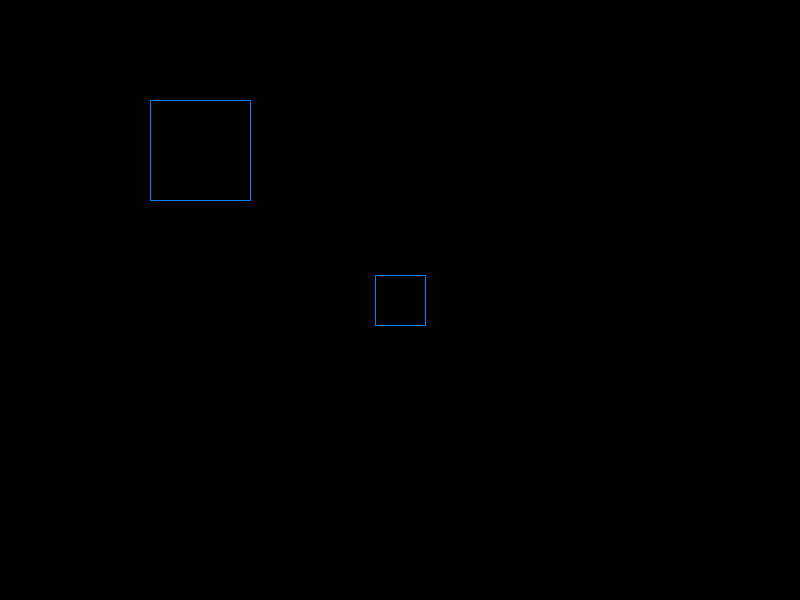
Frame 1 (no input)
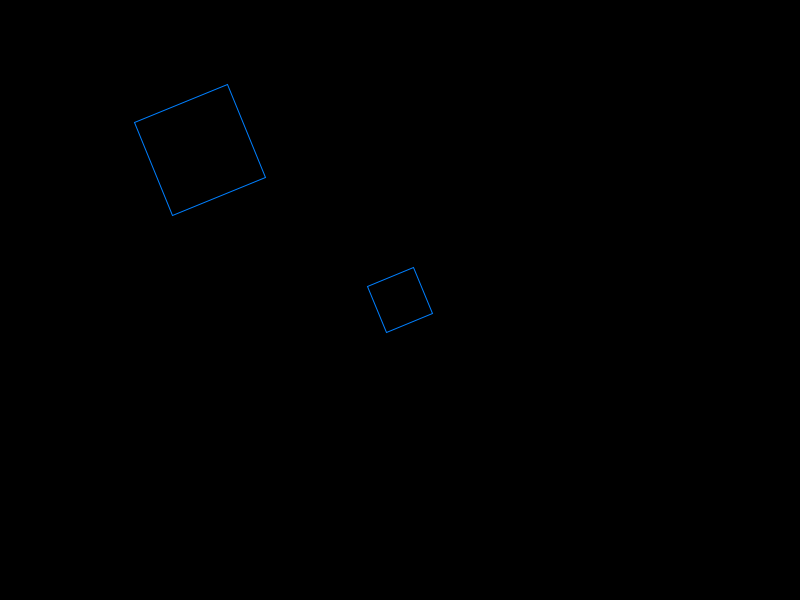
Frame 60 (the mouse pressed at the canvas centre just before this capture)
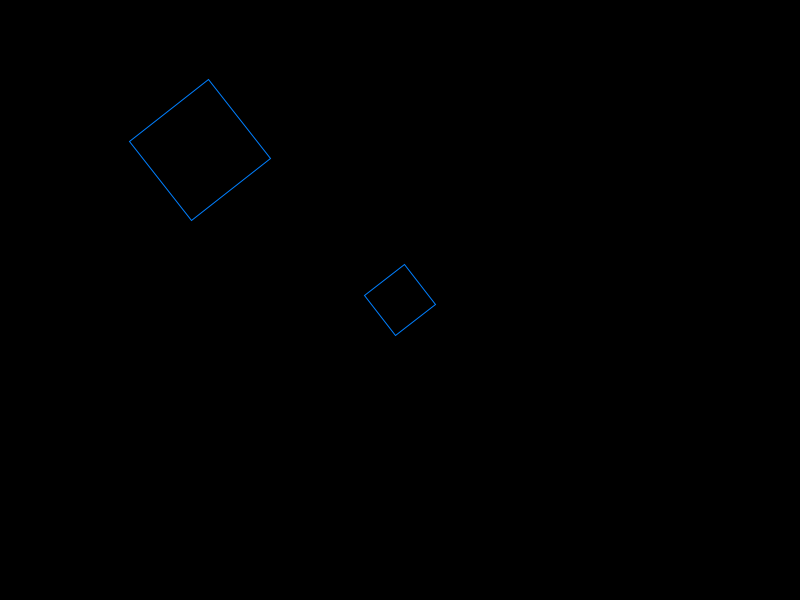
Frame 120 (the mouse held since frame 60 and released just before this capture)

The Processing sketch that drew these frames (run headless with seeded random() and noise(); from frame 60 on, the mouse is pressed at the canvas centre):

// Processing sketch: animation_5
// ── animation_5.pde
float angle = 0.0;

void setup() {
    size(800, 600);
    frameRate(60);
    noFill();
    stroke(0, 127, 255);
}

void draw() {
    background(0);

    pushMatrix();
    translate(width / 4, height / 4);
    rotate(angle);
    rectMode(CENTER);
    rect(0, 0, 100, 100);
    popMatrix();

    pushMatrix();
    translate(width / 2, height / 2);
    rotate(angle);
    rectMode(CENTER);
    rect(0, 0, 50, 50);
    popMatrix();

    angle += 0.1;
}
